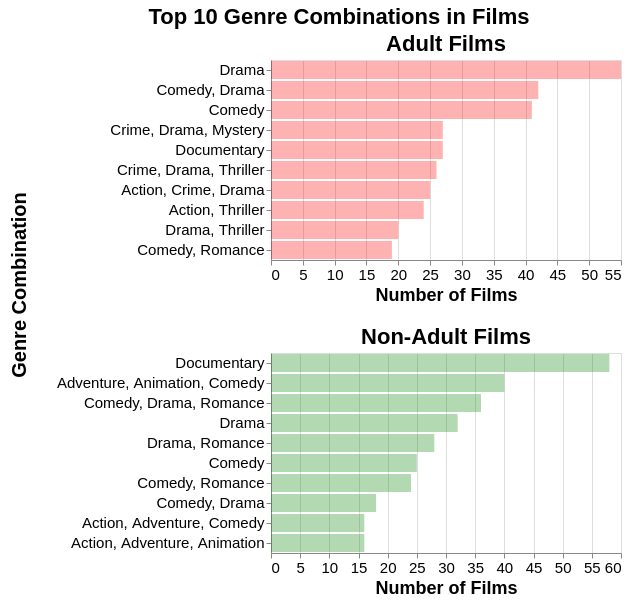

The cell this chart's notebook holds for it:
### Code cell
# 右侧你的图（上下拼）
rq2_1_charts = alt.vconcat(
    adult_chart_combo_ui,
    nonadult_chart_combo_ui
).properties(
    title="Top 10 Genre Combinations in Films"
)

# 拼在一起
rq2_charts_combo_ui = alt.hconcat(
    y_title,
    rq2_1_charts
).configure_axis(
    labelFontSize=15,
    titleFontSize=18
).configure_title(
    fontSize=22,
    anchor="middle"
)

rq2_charts_combo_ui

### Figure 1 — Vega-Lite specification as saved in the notebook (floating-point values rounded to 4 significant figures)
{"config": {"view": {"continuousWidth": 300, "continuousHeight": 300}, "axis": {"labelFontSize": 15, "titleFontSize": 18}, "title": {"anchor": "middle", "fontSize": 22}}, "hconcat": [{"data": {"name": "data-66bdd5eecd6261d9e93032ee11d564fd"}, "mark": {"type": "text", "angle": 270, "fontWeight": "bold", "size": 20}, "encoding": {"text": {"field": "text", "type": "nominal"}}, "height": 450, "width": 30}, {"vconcat": [{"data": {"name": "data-a35baa5e15b1b2d5aff7bab951fb801f"}, "mark": {"type": "bar", "color": "red"}, "encoding": {"opacity": {"condition": {"param": "param_1", "value": 1, "empty": false}, "value": 0.3}, "tooltip": [{"field": "GENRES", "type": "nominal"}, {"field": "count", "type": "quantitative"}], "x": {"field": "count", "title": "Number of Films", "type": "quantitative"}, "y": {"axis": {"labelLimit": 1000}, "field": "GENRES", "sort": "-x", "title": null, "type": "nominal"}}, "height": 200, "name": "view_1", "title": "Adult Films", "width": 350}, {"data": {"name": "data-a029ff8119efac2131acf1ab796cdb17"}, "mark": {"type": "bar", "color": "green"}, "encoding": {"opacity": {"condition": {"param": "param_1", "value": 1, "empty": false}, "value": 0.3}, "tooltip": [{"field": "GENRES", "type": "nominal"}, {"field": "count", "type": "quantitative"}], "x": {"field": "count", "title": "Number of Films", "type": "quantitative"}, "y": {"axis": {"labelLimit": 1000}, "field": "GENRES", "sort": "-x", "title": null, "type": "nominal"}}, "height": 200, "name": "view_2", "title": "Non-Adult Films", "width": 350}], "title": "Top 10 Genre Combinations in Films"}], "params": [{"name": "param_1", "select": {"type": "point", "fields": ["GENRES"], "on": "mouseover"}, "views": ["view_1", "view_2"]}], "$schema": "https://vega.github.io/schema/vega-lite/v5.20.1.json", "datasets": {"data-66bdd5eecd6261d9e93032ee11d564fd": [{"text": "Genre Combination"}], "data-a35baa5e15b1b2d5aff7bab951fb801f": [{"GENRES": "Drama", "count": 55}, {"GENRES": "Comedy, Drama", "count": 42}, {"GENRES": "Comedy", "count": 41}, {"GENRES": "Crime, Drama, Mystery", "count": 27}, {"GENRES": "Documentary", "count": 27}, {"GENRES": "Crime, Drama, Thriller", "count": 26}, {"GENRES": "Action, Crime, Drama", "count": 25}, {"GENRES": "Action, Thriller", "count": 24}, {"GENRES": "Drama, Thriller", "count": 20}, {"GENRES": "Comedy, Romance", "count": 19}], "data-a029ff8119efac2131acf1ab796cdb17": [{"GENRES": "Documentary", "count": 58}, {"GENRES": "Adventure, Animation, Comedy", "count": 40}, {"GENRES": "Comedy, Drama, Romance", "count": 36}, {"GENRES": "Drama", "count": 32}, {"GENRES": "Drama, Romance", "count": 28}, {"GENRES": "Comedy", "count": 25}, {"GENRES": "Comedy, Romance", "count": 24}, {"GENRES": "Comedy, Drama", "count": 18}, {"GENRES": "Action, Adventure, Comedy", "count": 16}, {"GENRES": "Action, Adventure, Animation", "count": 16}]}}
